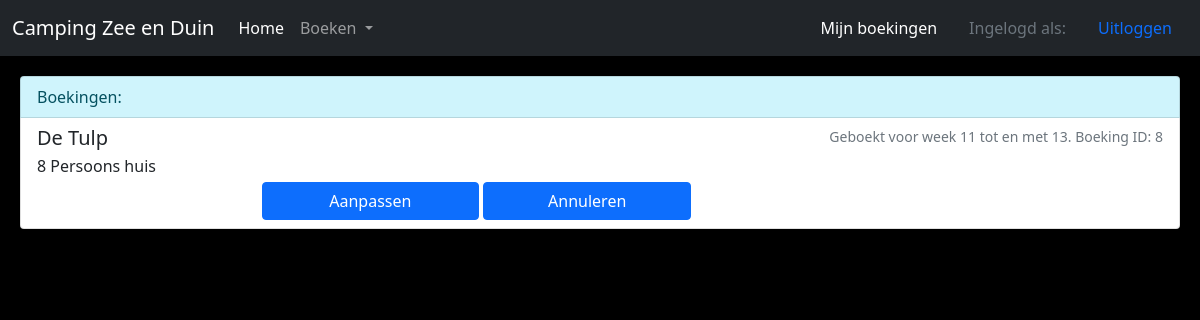
/boekingen (signed in), run on an earlier commit of the app's database.
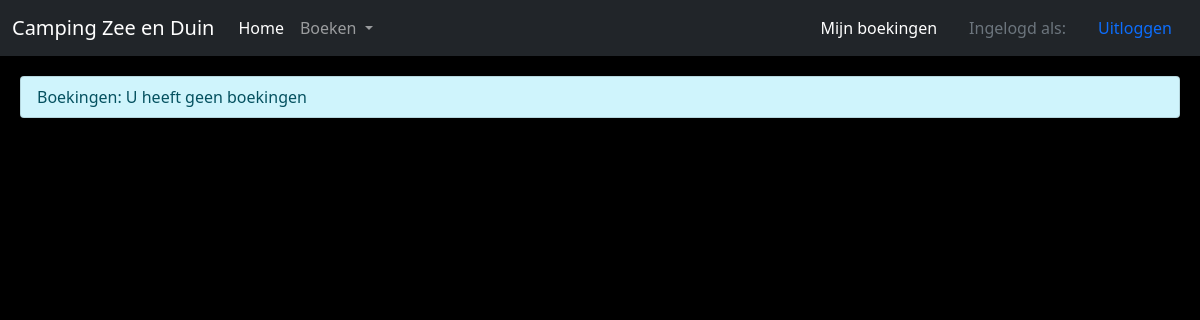
And on a later commit of the database.
### databasevuller.py (models this page shows, shortened)
class Boekingen(db.Model):
    __tablename__='Boekingen'
    id=db.Column(db.Integer,primary_key=True)
    klanten_id= db.Column(db.Integer, db.ForeignKey('Klanten.id'))
    Klanten = db.relationship('Klanten', backref='Boekingen', uselist=False)
    Bungalow_id= db.Column(db.Integer, db.ForeignKey('Huizen.id'))
    stemmer = db.relationship('Huizen', backref='Boekingen', uselist=False)
    weeknummer= db.Column(db.Integer)
    lengte= db.Column(db.Integer)

class Huizen(db.Model):
    __tablename__ = 'Huizen'
    id = db.Column(db.Integer,primary_key=True)
    naam = db.Column(db.Text)
    type = db.Column(db.Integer)

class Types(db.Model):
    __tablename__ = 'Types'
    id = db.Column(db.Integer,primary_key=True)
    personen = db.Column(db.Integer)
    weekprijs = db.Column(db.Integer)

### bungalowpark.py (the view)
@app.route("/boekingen")
def boekingen():
    if session['logged_in'] == 0:
        return redirect('/')
    with app.app_context():
        if Boekingen.query.all()!=[]:
            boekingen=[]
            for x in (Boekingen.query.join(Huizen,Boekingen.Bungalow_id==Huizen.id).add_columns(Boekingen.id,
                                                                                                Boekingen.klanten_id,
                                                                                                Boekingen.weeknummer,
                                                                                                Boekingen.lengte,
                                                                                                Huizen.naam,
                                                                                                Huizen.type
                                                                                                ).all()):
                if x.klanten_id == session['id']:
                    boekingen.append((x.id, x.weeknummer, x.naam,x.type, x.lengte))
            session['boeks']=boekingen
        else:
            session['boeks']=[]
        types=[]
        for x in (Types.query.all()):
                types.append((x.id,x.personen,x.weekprijs))
        session['types']=types
        return render_template('boekingen.html')

### Templates/boekingen.html (shortened to what this page needs)
{% extends "template.html" %}
{% block inhoud %}
    <ul class="list-group" style="margin: 20px;">
        {% if session['boeks'] == [] %}
        <li class="list-group-item list-group-item-info">Boekingen: U heeft geen boekingen</li>
        {% else %}
        <li class="list-group-item list-group-item-info">Boekingen:</li>
            {% for i in session['boeks'] %}
                <a class="list-group-item list-group-item-action">
                    <div class="d-flex w-100 justify-content-between">
                        <h5 class="mb-1">{{ i[2] }}</h5>
                        {% if i[4] == 1 %}
                            <small class="text-muted">Geboekt voor week {{ i[1] }}. Boeking ID: {{ i[0] }}</small>
                        {%elif i[1] + i[4] == 53%}
                            <small class="text-muted">Geboekt voor week {{ i[1] }} tot en met 52. Boeking ID: {{ i[0] }}</small>
                        {%elif i[1] + i[4]>52%}
                            <small class="text-muted">Geboekt voor week {{ i[1] }} tot en met {{ i[1] + i[4] - 53 }}. Boeking ID: {{ i[0] }}</small>
                        {% else %}
                            <small class="text-muted">Geboekt voor week {{ i[1] }} tot en met {{ i[1] + i[4] - 1 }}. Boeking ID: {{ i[0] }}</small>
                        {% endif %}
                    </div>
                    <div>
                        <p class="mb-1">{{ session['types'][i[3]-1][1] }} Persoons huis</p>
                        <form action="{{ url_for('huisinfo') }}" method="get" style="float: left; margin-left: 20%;">
                            <button type="submit" class="btn btn-primary" style="width: 200%;">Aanpassen</button>
                        </form>
                        <form action="{{ url_for('annuleren') }}" method="get" style="float: left; margin-left: 10%;">
                            <button type="submit" class="btn btn-primary" style="width: 200%;">Annuleren</button>
                        </form>
                    </div>
                </a>
            {% endfor %}
        {% endif %}
    </ul>
{% endblock %}

### Templates/template.html (shortened to what this page needs)
<!DOCTYPE html>
<html lang="nl">
  <head>
      <link href="https://cdn.jsdelivr.net/npm/bootstrap@5.0.2/dist/css/bootstrap.min.css" rel="stylesheet">
      <link rel="stylesheet" href="{{url_for('static', filename='bungalowpark.css')}}">
  </head>
  <body>
  <nav class="navbar navbar-expand-lg navbar-dark bg-dark">
      <div class="container-fluid">
          <a class="navbar-brand" href="contact">Camping Zee en Duin</a>
          <div class="collapse navbar-collapse" id="navbarSupportedContent">
              <ul class="navbar-nav me-auto mb-2 mb-lg-0">
                  <li class="nav-item">
                      <a class="nav-link active" aria-current="page" href="/">Home</a>
                  </li>
                  <li class="nav-item dropdown">
                      <a class="nav-link dropdown-toggle" href="#" id="navbarDropdown" role="button" data-bs-toggle="dropdown" aria-expanded="false">
                          Boeken
                      </a>
                  </li>
              </ul>
              {% if session['logged_in']== 1%}
              <a class="nav-link active" style="color: white" aria-current="page" href="boekingen">Mijn boekingen</a>
              <a class="nav-link disabled" href="#" tabindex="-1" aria-disabled="true">Ingelogd als: {{session['Naam']}} </a>
              <a class="nav-link active" aria-current="page" href="uitloggen">Uitloggen</a>
              {% else %}
              <a class="nav-link active" aria-current="page" href="inloggen">Inloggen</a>
              {%endif%}
          </div>
      </div>
  </nav>
  {% block inhoud %}
  {% endblock %}
  </body>
</html>

### static/bungalowpark.css (style rules this page uses)
body { background-color: rgb(0, 0, 0); background-image: url("homepagebg.png"); background-repeat: no-repeat; background-size: auto; background-attachment: fixed; margin: 0px; }

What changed in the data, as far as the page shows it:
removed Boekingen: naam "De Tulp", weeknummer "11", i[1]+i[4]-1 "13", id "8"
no longer on this page (row unchanged): Types: personen "8"
Also different on the page:
text no longer shown: "Boekingen:"
text now shown: "Boekingen: U heeft geen boekingen"
